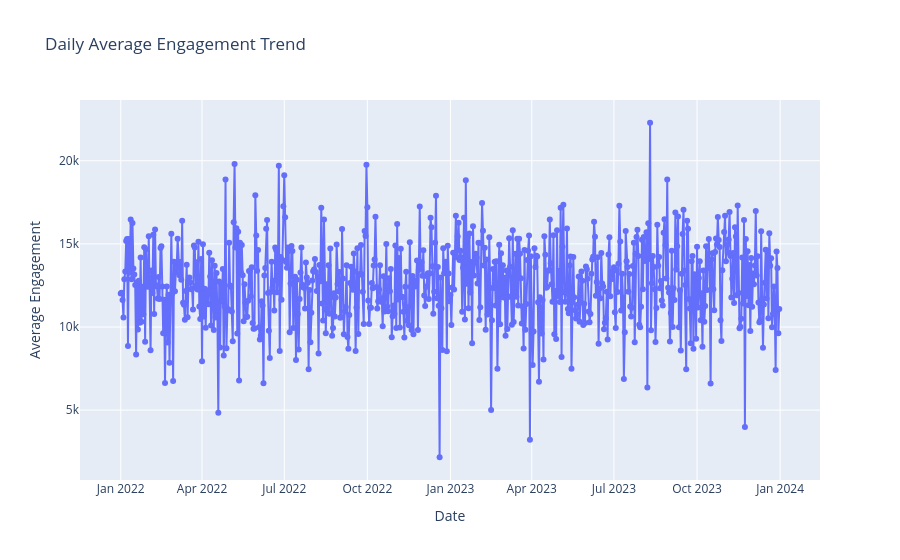

The cell this chart's notebook holds for it:
### Code cell
fig = px.line(
    daily_engagement,
    x='posted_at',
    y='engagement_score',
    title='Daily Average Engagement Trend',
    labels={
        'posted_at': 'Date',
        'engagement_score': 'Average Engagement'
    },
    markers=True
)

fig.show()

### Figure 1 — Plotly figure (JSON) as saved in the notebook; plotly's stock layout.template omitted (floating-point values rounded to 4 significant figures; data arrays with more than 128 entries replaced by an {"elided": "..."} marker saying what was removed)
{"data": [{"hovertemplate": "Date=%{x}<br>Average Engagement=%{y}<extra></extra>", "legendgroup": "", "line": {"color": "#636efa", "dash": "solid"}, "marker": {"symbol": "circle"}, "mode": "lines+markers", "name": "", "orientation": "v", "showlegend": false, "type": "scatter", "x": {"elided": "729 str values"}, "xaxis": "x", "y": {"elided": "729 float values"}, "yaxis": "y"}], "layout": {"legend": {"tracegroupgap": 0}, "title": {"text": "Daily Average Engagement Trend"}, "xaxis": {"anchor": "y", "domain": [0, 1], "title": {"text": "Date"}}, "yaxis": {"anchor": "x", "domain": [0, 1], "title": {"text": "Average Engagement"}}}}
